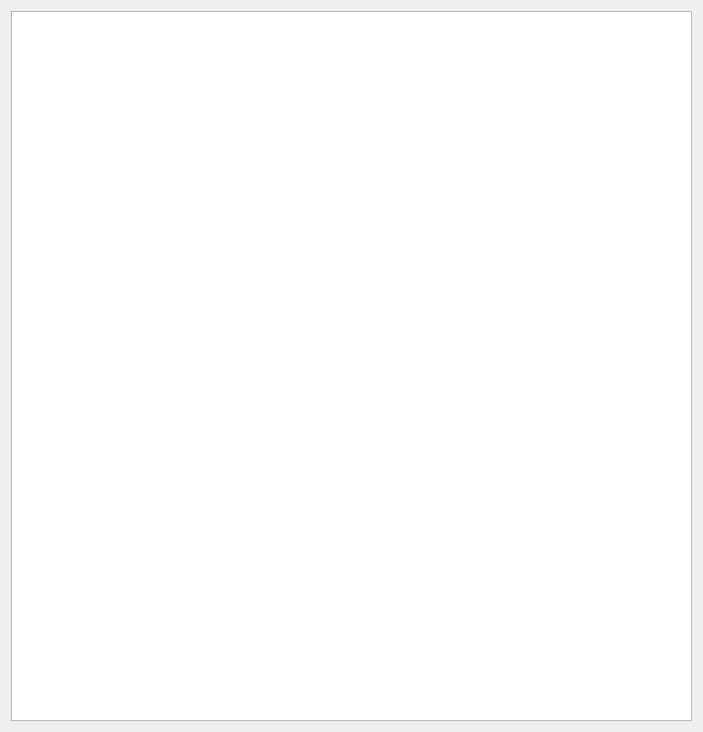
<?xml version="1.0" encoding="UTF-8"?>
<ui version="4.0">
 <class>FormMatr</class>
 <widget class="QWidget" name="FormMatr">
  <property name="geometry">
   <rect>
    <x>0</x>
    <y>0</y>
    <width>703</width>
    <height>732</height>
   </rect>
  </property>
  <property name="windowTitle">
   <string>Form</string>
  </property>
  <layout class="QVBoxLayout" name="verticalLayout">
   <item>
    <widget class="DbViewer" name="tableView"/>
   </item>
  </layout>
 </widget>
 <customwidgets>
  <customwidget>
   <class>DbViewer</class>
   <extends>QTableView</extends>
   <header>db/dbviewer.h</header>
  </customwidget>
 </customwidgets>
 <resources/>
 <connections/>
</ui>
